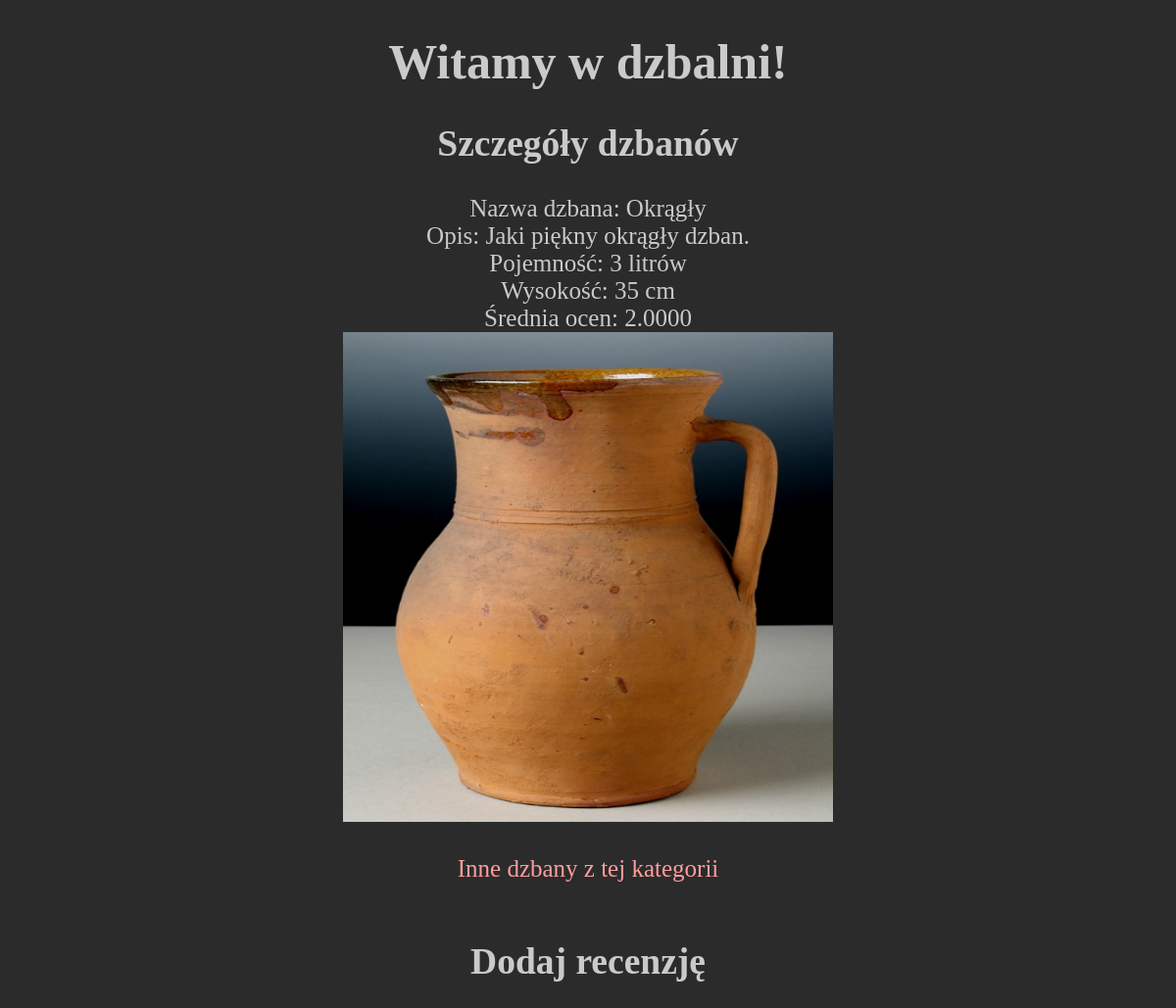
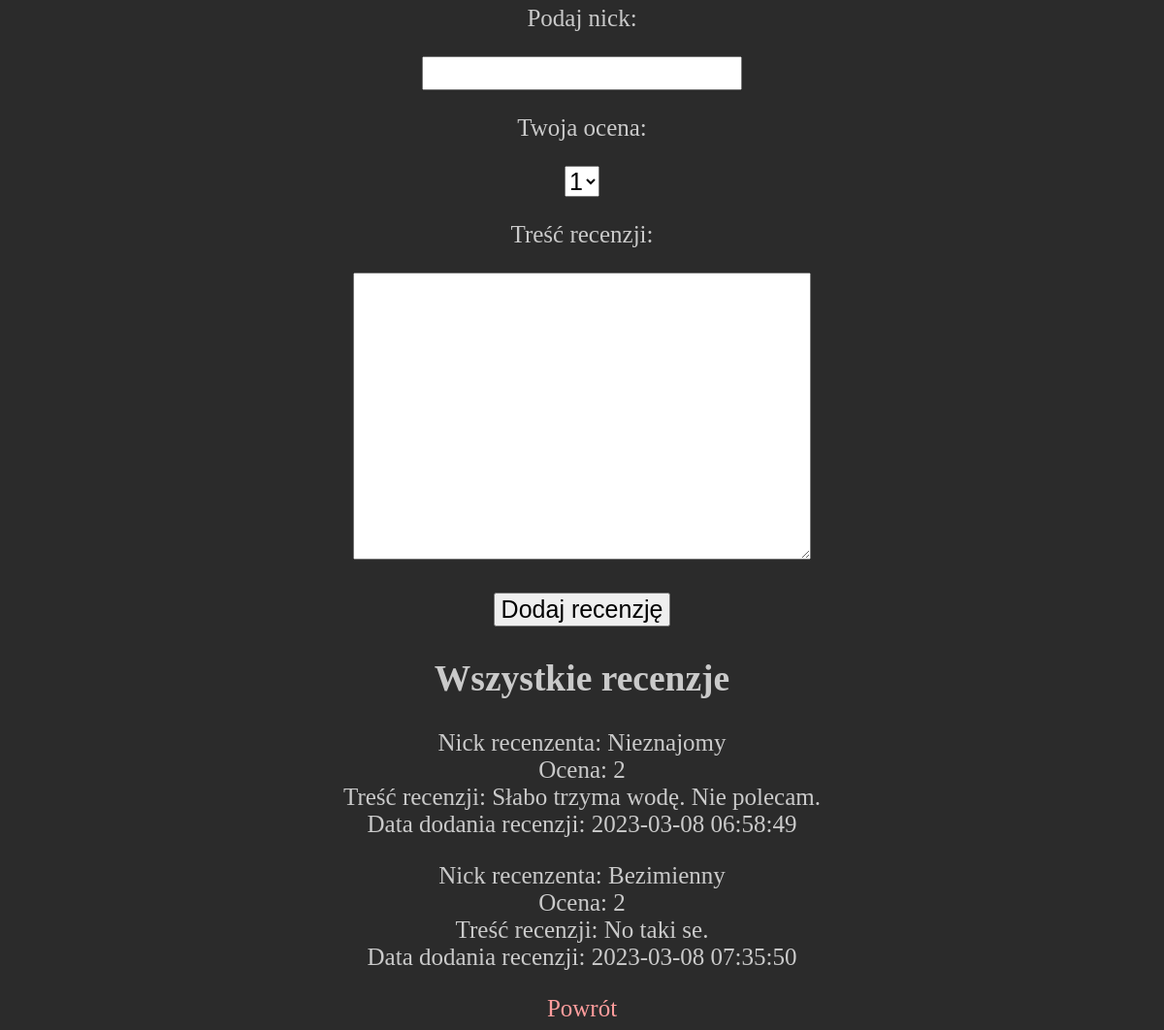
Page /details.php?id=1 on the committed database (2 pictures, top to bottom).
### tables this page shows
CREATE TABLE `dzbany` (
  `ID` int(10) UNSIGNED NOT NULL,
  `idKategorii` int(10) UNSIGNED NOT NULL,
  `nazwa` varchar(50) NOT NULL,
  `obrazek` varchar(50) NOT NULL,
  `opis` text NOT NULL,
  `pojemnosc` int(11) NOT NULL,
  `wysokosc` int(11) NOT NULL
);

CREATE TABLE `recenzje` (
  `ID` int(10) UNSIGNED NOT NULL,
  `idDzbana` int(10) UNSIGNED NOT NULL,
  `nick` varchar(50) NOT NULL,
  `ocena` int(11) NOT NULL,
  `tresc` text NOT NULL,
  `data` timestamp NOT NULL DEFAULT current_timestamp() ON UPDATE current_timestamp()
);

### details.php (the view, shortened to what this page needs)
<!DOCTYPE html>
<html lang="pl">
<head>
    <link rel="stylesheet" href="style.css" />
</head>
<body>
    <header>
        <h1>Witamy w dzbalni!</h1>
    </header>
    <main>
        <article>
            <header>
                <h2>Szczegóły dzbanów</h2>
            </header>
            <?php
            $conn = new mysqli("localhost", "root", "", "dzbanyv2db");
            $ID = $_GET["id"];
            $sql = "SELECT AVG(ocena) AS srednia FROM recenzje WHERE IdDzbana=$ID";
            $result = $conn->query($sql);
            if ($result->num_rows > 0) {
                $srednia = $result->fetch_object()->srednia;
                $sql = "SELECT idKategorii, k.nazwa AS nazwaKat, d.nazwa, obrazek, d.opis, pojemnosc, wysokosc FROM dzbany d, kategorie k WHERE d.ID=$ID AND idKategorii=k.ID";
                $result = $conn->query($sql);
                if ($result->num_rows > 0) {
                    $row = $result->fetch_object();
                    echo "<p>";
                    echo "Nazwa dzbana: {$row->nazwa}<br>Opis: {$row->opis}<br>Pojemność: {$row->pojemnosc} litrów<br>Wysokość: {$row->wysokosc} cm<br>Średnia ocen: {$srednia}<br><img src='images/{$row->obrazek}'/><br><br>";
                    echo "<a href = 'index.php?idKat={$row->idKategorii}'>Inne dzbany z tej kategorii</a> <br><br>";
                    echo "</p>";
                } else {
                    echo "Wystąpił błąd!!!";
                }
            } else {
                echo "Nie masz żadnych dzbanów w swojej kolecji.";
            }
            ?>
        </article>
        <article>
            <header>
                <h2>Dodaj recenzję</h2>
            </header>
            <form action="insertReview.php" method="post">
                <p>Podaj nick: </p>
                <input type="text" name="nick" id="nick">
                <p>Twoja ocena: </p>
                <select name="ocena" id="ocena">
                    <option value="1">1</option>
                </select>
                <p>
                    Treść recenzji:
                </p>
                <textarea name="tresc" id="tresc" cols="30" rows="10"></textarea> <br> <br>
                <input type="submit" value="Dodaj recenzję">
            </form>
        </article>
        <article>
            <header>
                <h2>Wszystkie recenzje</h2>
            </header>
            <?php
            $sql = "SELECT nick, ocena, tresc, data FROM recenzje WHERE idDzbana=$ID";
            $result = $conn->query($sql);
            if ($result->num_rows > 0) {
                while ($row = $result->fetch_object()) {
                    echo "<section>";
                    echo "<p>Nick recenzenta: {$row->nick}<br>Ocena: {$row->ocena}<br>Treść recenzji: {$row->tresc}<br>Data dodania recenzji: {$row->data}</p>";
                    echo "</section>";
                }
            } else {
                echo "Dzban nie ma jeszcze żadnych recenzji.";
            }
            ?>
        </article>
        <a href="index.php">Powrót</a>
    </main>
</body>
</html>

### style.css (style rules this page uses)
body { background-color: rgb(43, 43, 43); color: rgb(202, 202, 202); text-align: center; font-size: 25px; margin-left: 5%; margin-right: 5%; }
input[type="text"], input[type="submit"], input[type="number"], textarea, select { font-size: 25px; }
a { text-decoration: none; }
a:link { color: rgb(255, 157, 157); }
img { width: 500px; height: 500px; }

### rows in the picture
dzbany: nazwa "Okrągły", opis "Jaki piękny okrągły dzban.", pojemnosc "3", wysokosc "35", obrazek (picture)
recenzje: nick "Nieznajomy", ocena "2", tresc "Słabo trzyma wodę. Nie polecam.", data "2023-03-08 06:58:49"
recenzje: nick "Bezimienny", ocena "2", tresc "No taki se.", data "2023-03-08 07:35:50"

### other values in the picture
$srednia "2.0000"
